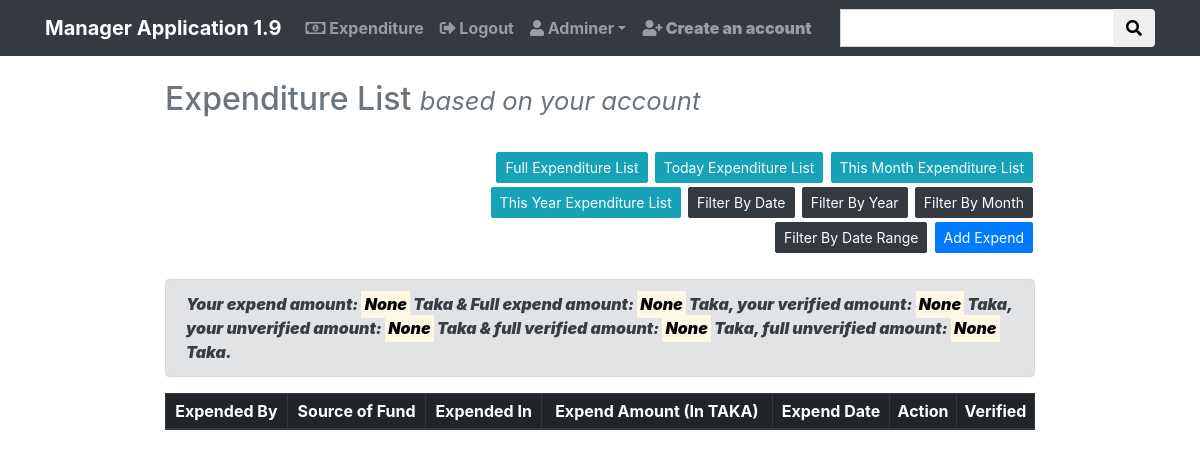
/expenditure/ (signed in), run on an earlier commit of the app's database.
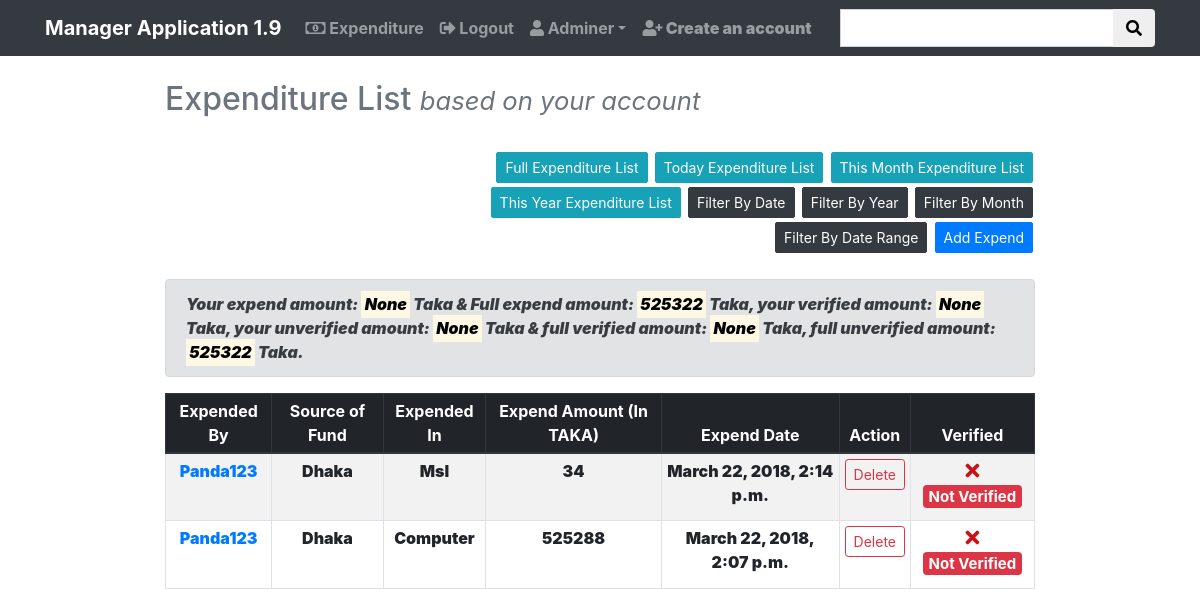
And on a later commit of the database.
### expend/models.py (models this page shows, shortened)
class Expend(models.Model):
    select = (
        ('yes', 'yes'),
        ('no', 'no')
    )
    by_user = models.CharField(max_length=255, blank=False, unique=False, null=True)
    added_date = models.DateTimeField(auto_now_add=True)
    updated_date = models.DateTimeField(auto_now=True)
    source_fund = models.CharField(max_length=255)
    source_amount = models.PositiveIntegerField()
    expend_in = models.CharField(max_length=255)
    expend_amount = models.PositiveIntegerField()
    description = models.TextField(blank=True)
    verified = models.CharField(choices=select, max_length=255, default='no')
    def get_absolute_url(self):
        return reverse('expenditure:expend_detail', kwargs={'pk': self.pk})

### expend/views.py (the view)
# urls.py: path('', login_required(views.ExpendListView.as_view()),
class ExpendListView(ListView):
    model = models.Expend
    template_name = 'expend/expend_list.html'
    ordering = ['-added_date']
    context_object_name = 'filter_date'
    def get_context_data(self, **kwargs):
        context = super().get_context_data(**kwargs)
        context['filter_date_user'] = models.Expend.objects.filter(
            by_user__exact=self.request.user.username).order_by('-added_date')
        context['sum_user_expend_amount'] = models.Expend.objects.filter(
            by_user__exact=self.request.user.username).aggregate(
            Sum('expend_amount')).get('expend_amount__sum', 0.00)
        context['sum_user_expend_amount_verified'] = models.Expend.objects.filter(
            by_user__exact=self.request.user.username,
            verified__exact='yes').aggregate(Sum('expend_amount')).get('expend_amount__sum', 0.00)
        context['sum_user_expend_amount_unverified'] = models.Expend.objects.filter(
            by_user__exact=self.request.user.username,
            verified__exact='no').aggregate(
            Sum('expend_amount')).get('expend_amount__sum', 0.00)
        context['sum_expend_amount'] = models.Expend.objects.aggregate(Sum('expend_amount')).get('expend_amount__sum', 0.00)
        context['sum_expend_amount_verified'] = models.Expend.objects.filter(verified__exact='yes').aggregate(
            Sum('expend_amount')).get('expend_amount__sum', 0.00)
        context['sum_expend_amount_unverified'] = models.Expend.objects.filter(verified__exact='no').aggregate(
            Sum('expend_amount')).get('expend_amount__sum', 0.00)
        return context

### expend/templates/expend/expend_list.html (shortened to what the changed rows need)
{% extends 'base.html' %}
{% block content %}
{% now "Y" as current_year %}
{% now "m" as current_month %}
<div class="container-fluid">
    <div class="row justify-content-center">
        <div class="col-md-9">
            <h2 class="text-muted">Expenditure List {% if filter_by_time %}<small><mark>{{ filter_by_time }}</mark></small>{% endif %} <small class="d-print-none"><i>based on your account</i></small></h2>
            <br>
                {% if form %}
                {% load bootstrap4 %}
                {% endif %}
            <br>
            <div class="alert alert-secondary">
                {% if request.user.is_authenticated and request.user.is_superuser %}
                <i><b>Your expend amount: <mark>{{ sum_user_expend_amount }}</mark> Taka &
                    Full expend amount: <mark>{{ sum_expend_amount }}</mark> Taka,
                    your verified amount: <mark>{{ sum_user_expend_amount_verified }}</mark> Taka,
                    your unverified amount: <mark>{{ sum_user_expend_amount_unverified }}</mark> Taka &
                    full verified amount: <mark>{{ sum_expend_amount_verified }}</mark> Taka,
                    full unverified amount: <mark>{{ sum_expend_amount_unverified }}</mark> Taka.</b></i>
                {% else %}
                    <i><b>Your expend amount: <mark>{{ sum_user_expend_amount }}</mark> Taka,
                        your verified amount: <mark>{{ sum_user_expend_amount_verified }}</mark> Taka &
                        your unverified amount: <mark>{{ sum_user_expend_amount_unverified }}</mark> Taka.</b></i>
                {% endif %}
            </div>
            <table class="table table-striped table-hover table-responsive-xl table-responsive-lg table-responsive-md table-responsive-sm table-bordered table-sm text-center">
                {% if request.user.is_authenticated and request.user.is_superuser %}
                <thead class="thead-dark">
                    <tr>
                        <th>Expended By</th>
                        <th>Source of Fund</th>
                        <th>Expended In</th>
                        <th>Expend Amount (In TAKA)</th>
                        <th>Expend Date</th>
                        <th class="d-print-none">Action</th>
                        <th>Verified</th>
                    </tr>
                </thead>
                {% endif %}
                {% if request.user.is_authenticated and request.user.is_superuser %}
                {% for expend in filter_date %}
                    <tr>
                        <td><a href="{{ expend.get_absolute_url }}">{{ expend.by_user|title }}</a></td>
                        <td>{{ expend.source_fund|title }}</td>
                        <td>{{ expend.expend_in|title }}</td>
                        <td>{{ expend.expend_amount }}</td>
                        <td>{{ expend.added_date }}</td>
                        <td class="d-print-none"><a class="btn btn-sm btn-outline-danger" href="{% url 'expenditure:expend_delete' pk=expend.pk %}">Delete</a></td>
                        <th>{% if expend.verified == 'no' %}<h5><i class="fas fa-times d-print-none" style="color:#c91218"></i> <span class="badge badge-danger">Not Verified</span></h5>
                            {% else %}<h5><i class="fas fa-calendar-check d-print-none" style="color:#13c44b"></i> <span class="badge badge-success">Verified</span></h5>{% endif %}</th>
                    </tr>
                {% endfor %}
                {% endif %}
            </table>
        </div>
    </div>
</div>
{% endblock %}

What changed in the data, as far as the page shows it:
added Expend: by_user "Panda123", source_fund "Dhaka", expend_in "Msl", expend_amount "34", added_date "March 22, 2018, 2:14 p.m.", verified "no" (drawn)
added Expend: by_user "Panda123", source_fund "Dhaka", expend_in "Computer", expend_amount "525288", added_date "March 22, 2018, 2:07 p.m.", verified "no" (drawn)
Also different on the page:
{{ sum_expend_amount }}: "None" → "525322"
{{ sum_expend_amount_unverified }}: "None" → "525322"
